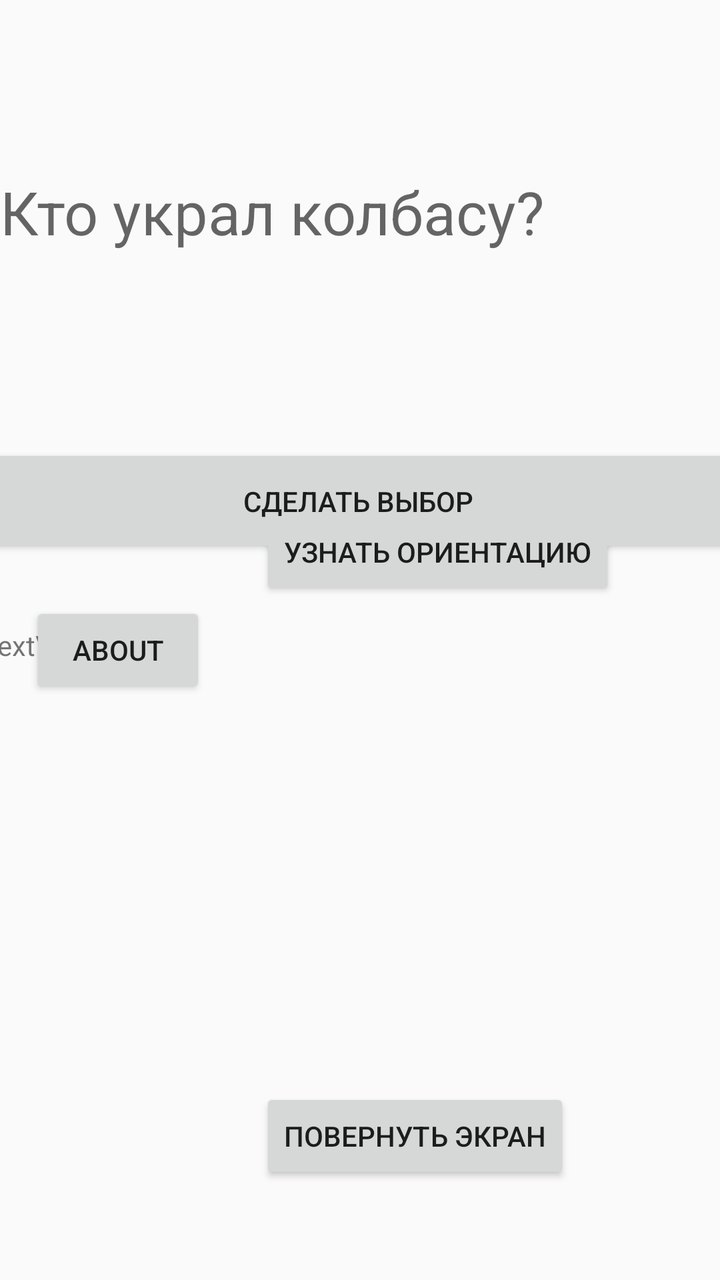
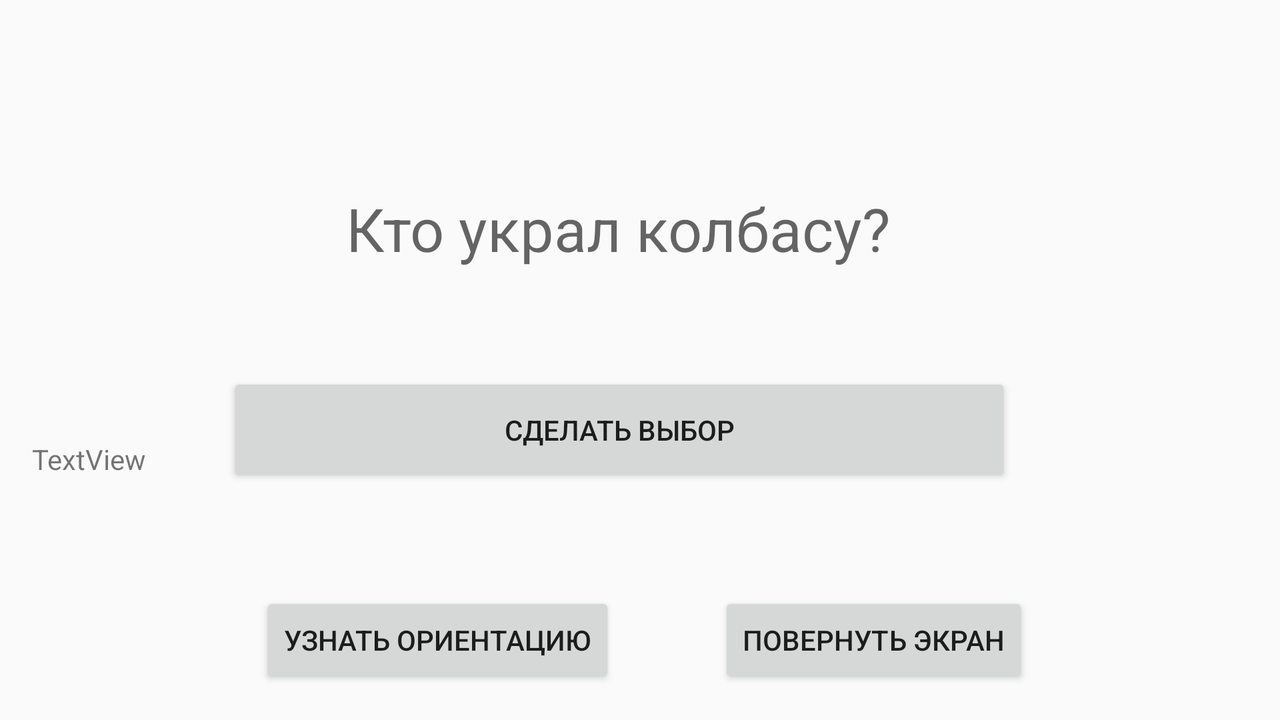

First picture: res/layout/ on a phone held upright. Second picture: the repository's own variant of that layout, on a device whose configuration matches the variant's folder. Source for both follows.
<!-- AndroidManifest.xml: application theme AppTheme -->
<!-- res/layout/activity_main.xml -->
<?xml version="1.0" encoding="utf-8"?>
<android.support.constraint.ConstraintLayout xmlns:android="http://schemas.android.com/apk/res/android"
    xmlns:app="http://schemas.android.com/apk/res-auto"
    xmlns:tools="http://schemas.android.com/tools"
    android:layout_width="match_parent"
    android:layout_height="match_parent"
    tools:context=".MainActivity">

    <TextView
        android:id="@+id/textViewLabel1"
        android:layout_width="wrap_content"
        android:layout_height="wrap_content"
        android:text="@string/who"
        android:textAppearance="?android:attr/textAppearanceMedium"
        android:textSize="30sp"
        app:layout_constraintBottom_toBottomOf="parent"
        app:layout_constraintHorizontal_bias="0.0"
        app:layout_constraintLeft_toLeftOf="parent"
        app:layout_constraintRight_toRightOf="parent"
        app:layout_constraintTop_toTopOf="parent"
        app:layout_constraintVertical_bias="0.143" />

    <TextView
        android:id="@+id/textViewInfo"
        android:layout_width="match_parent"
        android:layout_height="wrap_content"
        android:layout_marginTop="24dp"
        android:textAppearance="?android:attr/textAppearanceLarge"
        app:layout_constraintEnd_toEndOf="parent"
        app:layout_constraintStart_toStartOf="parent"
        app:layout_constraintTop_toBottomOf="@+id/textViewLabel1" />

    <Button
        android:id="@+id/buttonChoose"
        android:layout_width="392dp"
        android:layout_height="57dp"
        android:layout_marginStart="8dp"
        android:layout_marginTop="222dp"
        android:layout_marginEnd="11dp"
        android:onClick="choose"
        android:text="Сделать выбор"
        app:layout_constraintEnd_toEndOf="parent"
        app:layout_constraintStart_toStartOf="parent"
        app:layout_constraintTop_toTopOf="parent" />

    <ImageView
        android:id="@+id/imageView"
        android:layout_width="414dp"
        android:layout_height="99dp"
        android:scaleType="centerCrop"
        app:layout_constraintEnd_toEndOf="parent"
        app:layout_constraintStart_toStartOf="parent"
        app:layout_constraintTop_toTopOf="parent"
        app:srcCompat="@mipmap/sherlok" />

    <Button
        android:id="@+id/button"
        android:layout_width="wrap_content"
        android:layout_height="wrap_content"
        android:layout_marginStart="130dp"
        android:layout_marginEnd="100dp"
        android:layout_marginBottom="340dp"
        android:onClick="showOrientation"
        android:text="узнать ориентацию"
        app:layout_constraintBottom_toBottomOf="parent"
        app:layout_constraintEnd_toEndOf="parent"
        app:layout_constraintHorizontal_bias="0.0"
        app:layout_constraintStart_toStartOf="parent" />

    <Button
        android:id="@+id/rotate"
        android:layout_width="wrap_content"
        android:layout_height="wrap_content"
        android:layout_marginStart="130dp"
        android:layout_marginEnd="124dp"
        android:layout_marginBottom="48dp"
        android:onClick="rotateScreen"
        android:text="повернуть Экран"
        app:layout_constraintBottom_toBottomOf="parent"
        app:layout_constraintEnd_toEndOf="parent"
        app:layout_constraintHorizontal_bias="0.0"
        app:layout_constraintStart_toStartOf="parent" />

    <TextView
        android:id="@+id/textOrientation"
        android:layout_width="382dp"
        android:layout_height="104dp"
        android:layout_marginStart="16dp"
        android:layout_marginEnd="13dp"
        android:layout_marginBottom="127dp"
        android:text="TextView"
        app:layout_constraintBottom_toTopOf="@+id/rotate"
        app:layout_constraintEnd_toEndOf="parent"
        app:layout_constraintStart_toStartOf="parent" />

    <Button
        android:id="@+id/button3"
        android:layout_width="wrap_content"
        android:layout_height="wrap_content"
        android:layout_marginStart="15dp"
        android:layout_marginTop="22dp"
        android:onClick="about"
        android:text="About"
        app:layout_constraintStart_toStartOf="parent"
        app:layout_constraintTop_toBottomOf="@+id/buttonChoose" />

</android.support.constraint.ConstraintLayout>
<!-- resources referenced by this layout -->
<resources>
  <string name="who">Кто украл колбасу?</string>
  <style name="AppTheme" parent="Theme.AppCompat.Light.DarkActionBar">
          
          <item name="colorPrimary">@color/colorPrimary</item>
          <item name="colorPrimaryDark">@color/colorPrimaryDark</item>
          <item name="colorAccent">@color/colorAccent</item>
      </style>
  <color name="colorPrimary">#008577</color>
  <color name="colorPrimaryDark">#00574B</color>
  <color name="colorAccent">#D81B60</color>
</resources>
<!-- res/layout-land/activity_main.xml (the author's variant of the layout above) -->
<!-- drawn on the phone turned sideways -->
<?xml version="1.0" encoding="utf-8"?>
<android.support.constraint.ConstraintLayout xmlns:android="http://schemas.android.com/apk/res/android"
    xmlns:app="http://schemas.android.com/apk/res-auto"
    xmlns:tools="http://schemas.android.com/tools"
    android:layout_width="match_parent"
    android:layout_height="match_parent"
    tools:context=".MainActivity">

    <Button
        android:id="@+id/rotate"
        android:layout_width="wrap_content"
        android:layout_height="wrap_content"
        android:layout_marginStart="130dp"
        android:layout_marginEnd="124dp"
        android:layout_marginBottom="16dp"
        android:onClick="rotateScreen"
        android:text="повернуть Экран"
        app:layout_constraintBottom_toBottomOf="parent"
        app:layout_constraintEnd_toEndOf="parent"
        app:layout_constraintHorizontal_bias="0.993"
        app:layout_constraintStart_toStartOf="parent" />

    <Button
        android:id="@+id/button2"
        android:layout_width="wrap_content"
        android:layout_height="wrap_content"
        android:layout_marginStart="130dp"
        android:layout_marginEnd="100dp"
        android:layout_marginBottom="16dp"
        android:onClick="showOrientation"
        android:text="узнать ориентацию"
        app:layout_constraintBottom_toBottomOf="parent"
        app:layout_constraintEnd_toEndOf="parent"
        app:layout_constraintHorizontal_bias="0.0"
        app:layout_constraintStart_toStartOf="parent" />

    <TextView
        android:id="@+id/textViewLabel1"
        android:layout_width="wrap_content"
        android:layout_height="wrap_content"
        android:text="@string/who"
        android:textAppearance="?android:attr/textAppearanceMedium"
        android:textSize="30sp"
        app:layout_constraintBottom_toBottomOf="parent"
        app:layout_constraintHorizontal_bias="0.471"
        app:layout_constraintLeft_toLeftOf="parent"
        app:layout_constraintRight_toRightOf="parent"
        app:layout_constraintTop_toTopOf="parent"
        app:layout_constraintVertical_bias="0.294" />

    <TextView
        android:id="@+id/textViewInfo"
        android:layout_width="447dp"
        android:layout_height="44dp"
        android:layout_marginTop="8dp"
        android:layout_marginEnd="180dp"
        android:textAppearance="?android:attr/textAppearanceLarge"
        app:layout_constraintEnd_toEndOf="parent"
        app:layout_constraintTop_toBottomOf="@+id/textViewLabel1" />

    <Button
        android:id="@+id/buttonChoose"
        android:layout_width="392dp"
        android:layout_height="57dp"
        android:layout_marginStart="159dp"
        android:layout_marginEnd="180dp"
        android:onClick="choose"
        android:text="Сделать выбор"
        app:layout_constraintEnd_toEndOf="parent"
        app:layout_constraintStart_toStartOf="parent"
        app:layout_constraintTop_toBottomOf="@+id/textViewInfo" />

    <ImageView
        android:id="@+id/imageView"
        android:layout_width="414dp"
        android:layout_height="99dp"
        android:scaleType="centerCrop"
        app:layout_constraintEnd_toEndOf="parent"
        app:layout_constraintStart_toStartOf="parent"
        app:layout_constraintTop_toTopOf="parent"
        app:srcCompat="@mipmap/sherlok" />


    <TextView
        android:id="@+id/textOrientation"
        android:layout_width="671dp"
        android:layout_height="68dp"
        android:layout_marginStart="16dp"
        android:layout_marginEnd="13dp"
        android:layout_marginBottom="8dp"
        android:text="TextView"
        app:layout_constraintBottom_toTopOf="@+id/rotate"
        app:layout_constraintEnd_toEndOf="parent"
        app:layout_constraintHorizontal_bias="0.0"
        app:layout_constraintStart_toStartOf="parent" />

</android.support.constraint.ConstraintLayout>
